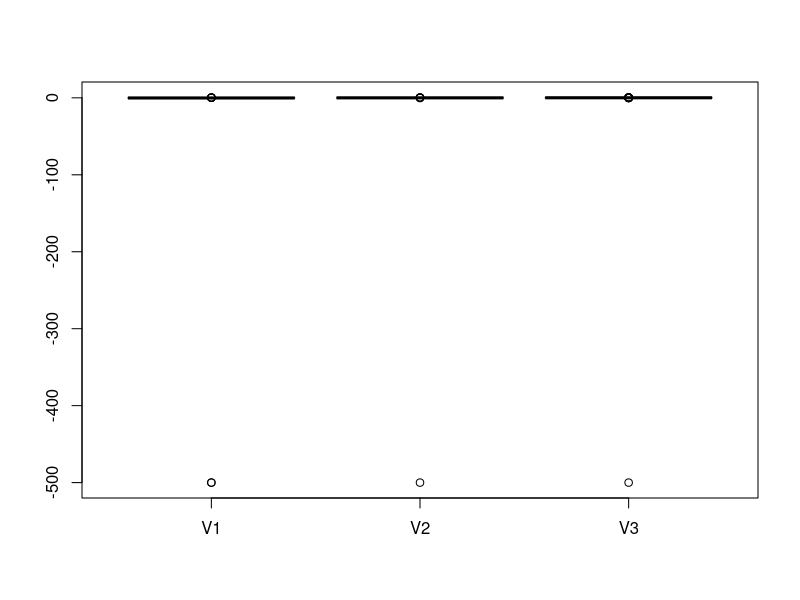

Reproduce this figure in R.
## ---- chunk 1
data("mtcars")
mtcars
## ---- chunk 2
is.matrix(mtcars)
is.list(mtcars)
is.data.frame(mtcars)
## ---- chunk 3
dim(mtcars)
## ---- chunk 4
paste(ncol(mtcars), 'variables', sep = " ")
names(mtcars)
## ---- chunk 5
summary(mtcars)
apply(mtcars, 2, mode)
## ---- chunk 6
x <- mtcars[,1]
x <- mtcars$mpg
x
## ---- chunk 7
x[c(15, 3, 4)]
## ---- chunk 8
head(x, n=10)
rev(x[1:10])
## ---- chunk 9
tail(x, n=10)
## ---- chunk 10
mtcars$am <- as.factor(mtcars$am)
summary(mtcars)
## ---- chunk 11
y <- mtcars$am
## ---- chunk 12
m <- cbind(x, y)
## ---- chunk 13
class(m)
dim(m)
## ---- chunk 14
m[12,]
## ---- chunk 15
m[1:8,]
## ---- chunk 16
m[,2]
## ---- chunk 17
m[,1][m[,2]==2]
## ---- chunk 18
cMoyenne <- by(m[,1], m[,2], mean)
## ---- chunk 19
aggregate(m[,1], list(m[,2]), mean)
## ---- chunk 20
c(mean(subset(m[,1], m[,2]==1)), mean(subset(m[,1], m[,2]==2)))
## ---- chunk 21
cEcartType <- by(m[,1], m[,2], sd)
## ---- chunk 22
as.list(as.data.frame(cbind(cMoyenne,cEcartType)))
## ---- chunk 23
cancerprostate <- read.table("donnees/cancerprostate.txt", header=T,sep=";")
str(cancerprostate)
## ---- chunk 24
cancerprostate <- read.table("donnees/cancerprostate.txt", header=T, sep=";",
                             colClasses = c("integer","numeric","factor","factor","factor","factor","numeric"))
str(cancerprostate)
## ---- chunk 25
test1 <- read.table("donnees/test1.csv", header=T, sep=",")
names(test1)
## ---- chunk 26
test2 <- read.table("donnees/test2.csv", header=T, sep=",")
sum(is.na(test2))
## ---- chunk 27
test2 <- na.omit(test2)
## ---- chunk 28
etat1 <- read.table("donnees/etat1.csv", header = T, sep = ";")
etat2 <- read.table("donnees/etat2.csv", header = T, sep = ",")
## ---- chunk 29
c(dim(etat1), dim(etat2))
## ---- chunk 30
cbind(etat1, etat2)
## ---- chunk 31
etat <- merge(etat1, etat2) #  ,by = "etat"
## ---- chunk 32
etat2$etat[1] <- NA # Alabama
merge(etat1, etat2)
## ---- chunk 33
Richesse <- cut(etat$Income, breaks = c(0, 4000, 5000, Inf),
                include.lowest = T, labels = c("Pauvre", "Aisé", "Riche"))

sum(is.na(Richesse))
## ---- chunk 34
etat$income <- cut(etat$Income, breaks = quantile(etat$Income, probs=c(0:5/5)),
                   include.lowest = T, labels = c("R1", "R2", "R3", "R4", "R5"))
## ---- chunk 35
levels(etat$income) <- c("R1", "R1", "R3", "R3", "R5")
## ---- chunk 36
bladder <- read.table("donnees/bladder.txt", header=F, sep = "\t")
## ---- chunk 37
sum(is.na(bladder))
## ---- chunk 38
summary(bladder[,1:3])
boxplot(bladder[,1:3])
## ---- chunk 39
bladder <- read.table("donnees/bladder.txt", header = F, sep = "\t", na.strings = -500)
## ---- chunk 40
bladder <- apply(bladder, 2, FUN=function(x){replace(x, is.na(x), mean(x, na.rm=TRUE) )})

